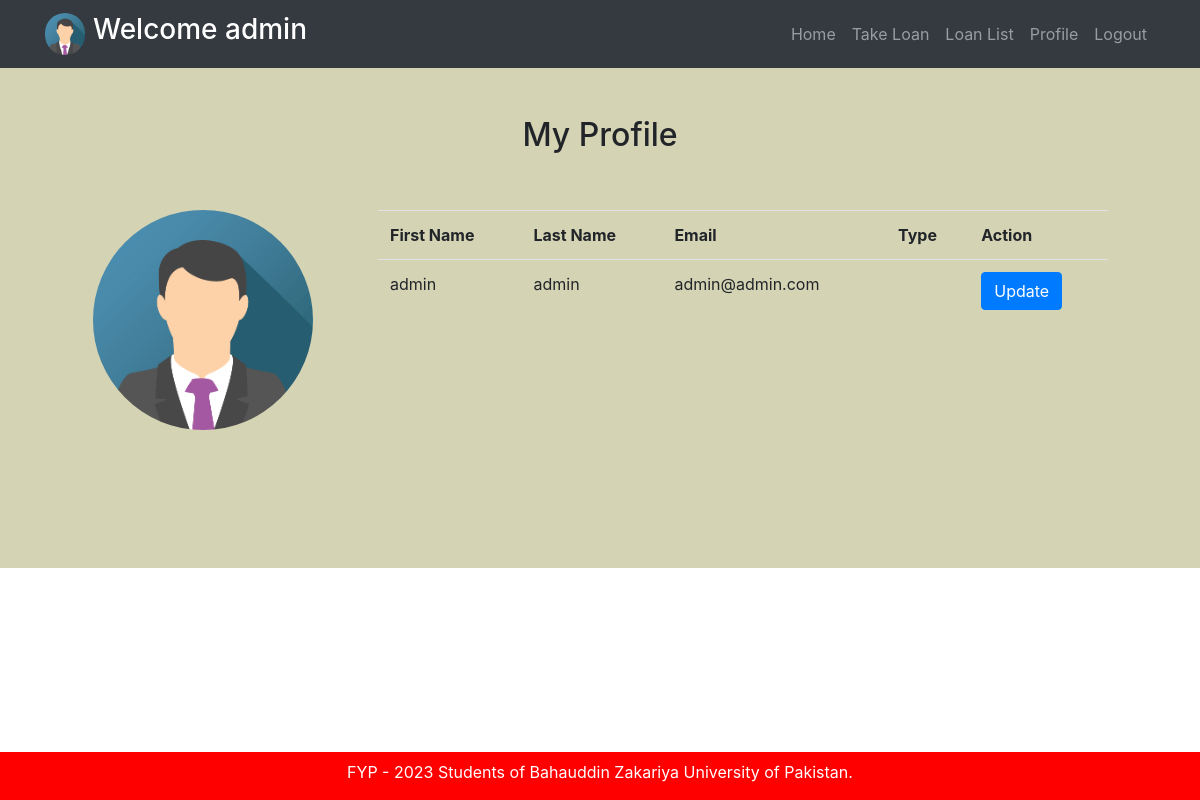
Screenshot of /dashboard/user_profile.php (signed in) with the database file from the repository.
### tables this page shows
CREATE TABLE `user_info` (
  `user_id` int(255) NOT NULL,
  `user_name` text NOT NULL,
  `last_name` text NOT NULL,
  `NIC` text NOT NULL,
  `contact` text NOT NULL,
  `address` text NOT NULL,
  `gender` text NOT NULL,
  `user_email` text NOT NULL,
  `user_password` text NOT NULL,
  `user_type` text NOT NULL
);

### dashboard/user_profile.php (the view, shortened to what this page needs)
<?php
include('../functions.php');
include('user_header.php');
	$user_id =	$_SESSION['user']['user_id'];
	$sql ="SELECT * FROM `user_info` Where user_id = $user_id";
	$result = mysqli_query($conn,$sql);
?>
<div class="container-fluid" style="background-color: #d4d3b3;height:500px">
	<div class="container">
		<div class="py-5">
			<center><h2>My Profile</h2></center>
		</div>
		<div class="row">
			<div class="col col-3 ml-5">
			<img src="../assets/img/img_avatar3.png" alt="Logo" style="width:220px;" class="rounded-pill">
			</div>
			<div class="col col-8">
				<table class="table">
					<tr>
						<th>First Name</th>
						<th>Last Name</th>
						<th>Email</th>
						<th>Type</th>
						<th>Action</th>
					</tr>
					<?php
						while($row=mysqli_fetch_assoc($result))
						{
							echo '<tr>
								<td>'.$row["user_name"].'</td>
								<td>'.$row["last_name"].'</td>
								<td>'.$row["user_email"].'</td>
								<td>'.$row["gender"].'</td>
								<td><a class="btn btn-primary" href="user_profile_update.php?user_id='.$user_id.'"> Update</a></td>
							</tr>';
						}
					?>
				</table>
			</div>
		</div>
	</div>
</div>
	<?php include('../footer.php') ?>
</body>
</html>

### rows the page displays
user_info: user_name "admin", last_name "admin", user_email "admin@admin.com"

### other values shown
$_SESSION['user']['user_type'] "admin"
